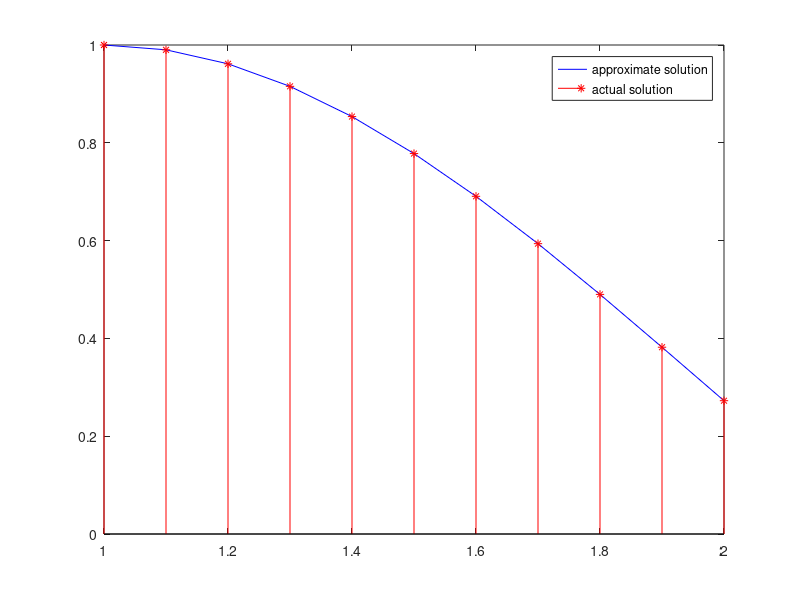

MATLAB code for this plot:
% Use the RK method for the system to approximate the solution of the
% following second order differential equation and compare the result
% to the actual solution.
%
% t^2*y'' - 2*t*y' + 2*y = t^3*ln(t),   1 <= t <= 2,   h = 0.1,
% y(1) = 1,  y'(1) = 0
%
% Actual solution:
% y(t) = (7/4)*t + (1/2)*t^3*ln(t) - (3/4)*t^3

function rk3
clc
clf
clear all
a=1;
b=2;
alpha=1;
alpha1=0;
h=0.1;
n=(b-a)/h;
t=linspace(a,b,n+1);
y(1)=alpha;
y1(1)=alpha1;
for i=1:n
    k1=h*f(t(i),y(i),y1(i));
    p1=h*f1(t(i),y(i),y1(i));
    k2=h*f(t(i)+h/2,y(i)+k1/2,y1(i)+p1/2);
    p2=h*f1(t(i)+h/2,y(i)+k1/2,y1(i)+p1/2);
    k3=h*f(t(i)+h/2,y(i)+k2/2,y1(i)+p2/2);
    p3=h*f1(t(i)+h/2,y(i)+k2/2,y1(i)+p2/2);
    k4=h*f(t(i)+h,y(i)+k3,y1(i)+p3);
    p4=h*f1(t(i)+h,y(i)+k3,y1(i)+p3);
    y(i+1)=y(i)+(k1+2*k2+2*k3+k4)/6;
    y1(i+1)=y1(i)+(p1+2*p2+2*p3+p4)/6;
end
plot(t,y,'-b')
hold on
ey=(7/4)*t+(1/2)*(t.^3).*log(t)-(3/4)*(t.^3);
stem (t,ey,'*r')
hold off
legend('approximate solution','actual solution');
fprintf(' t approximate exact error \n');
for i=1:n+1
    fprintf(' %11.5f %11.5f %11.5f %11.5f \n',t(i),y(i),ey(i),abs(ey(i)-y(i)));
end
function z=f(t,y,y1)
z=y1;
function z1=f1(t,y,y1)
z1=(2/t)*y1-(2/(t.^2))*y+t*log(t);
